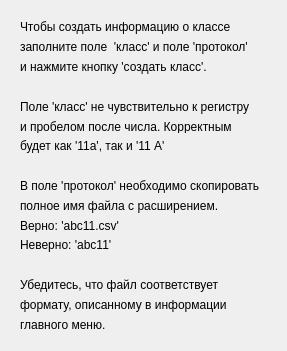
<?xml version="1.0" encoding="UTF-8"?>
<ui version="4.0">
 <class>Form</class>
 <widget class="QWidget" name="Form">
  <property name="geometry">
   <rect>
    <x>0</x>
    <y>0</y>
    <width>287</width>
    <height>351</height>
   </rect>
  </property>
  <property name="windowTitle">
   <string>Информация</string>
  </property>
  <widget class="QWidget" name="verticalLayoutWidget_2">
   <property name="geometry">
    <rect>
     <x>20</x>
     <y>20</y>
     <width>241</width>
     <height>311</height>
    </rect>
   </property>
   <layout class="QVBoxLayout" name="verticalLayout_2">
    <item>
     <widget class="QLabel" name="label">
      <property name="text">
       <string>Чтобы создать информацию о классе</string>
      </property>
     </widget>
    </item>
    <item>
     <widget class="QLabel" name="label_2">
      <property name="text">
       <string>заполните поле  'класс' и поле 'протокол' </string>
      </property>
     </widget>
    </item>
    <item>
     <widget class="QLabel" name="label_3">
      <property name="text">
       <string>и нажмите кнопку 'создать класс'.</string>
      </property>
     </widget>
    </item>
    <item>
     <widget class="QLabel" name="label_7">
      <property name="text">
       <string/>
      </property>
     </widget>
    </item>
    <item>
     <widget class="QLabel" name="label_4">
      <property name="text">
       <string>Поле 'класс' не чувствительно к регистру</string>
      </property>
     </widget>
    </item>
    <item>
     <widget class="QLabel" name="label_5">
      <property name="text">
       <string>и пробелом после числа. Корректным</string>
      </property>
     </widget>
    </item>
    <item>
     <widget class="QLabel" name="label_6">
      <property name="text">
       <string>будет как '11а', так и '11 А'</string>
      </property>
     </widget>
    </item>
    <item>
     <widget class="QLabel" name="label_12">
      <property name="text">
       <string/>
      </property>
     </widget>
    </item>
    <item>
     <widget class="QLabel" name="label_8">
      <property name="text">
       <string>В поле 'протокол' необходимо скопировать</string>
      </property>
     </widget>
    </item>
    <item>
     <widget class="QLabel" name="label_9">
      <property name="text">
       <string>полное имя файла с расширением.</string>
      </property>
     </widget>
    </item>
    <item>
     <widget class="QLabel" name="label_10">
      <property name="text">
       <string>Верно: 'abc11.csv'</string>
      </property>
     </widget>
    </item>
    <item>
     <widget class="QLabel" name="label_11">
      <property name="text">
       <string>Неверно: 'abc11'</string>
      </property>
     </widget>
    </item>
    <item>
     <widget class="QLabel" name="label_13">
      <property name="text">
       <string/>
      </property>
     </widget>
    </item>
    <item>
     <widget class="QLabel" name="label_14">
      <property name="text">
       <string>Убедитесь, что файл соответствует</string>
      </property>
     </widget>
    </item>
    <item>
     <widget class="QLabel" name="label_15">
      <property name="text">
       <string>формату, описанному в информации</string>
      </property>
     </widget>
    </item>
    <item>
     <widget class="QLabel" name="label_16">
      <property name="text">
       <string>главного меню.</string>
      </property>
     </widget>
    </item>
   </layout>
  </widget>
 </widget>
 <resources/>
 <connections/>
</ui>
